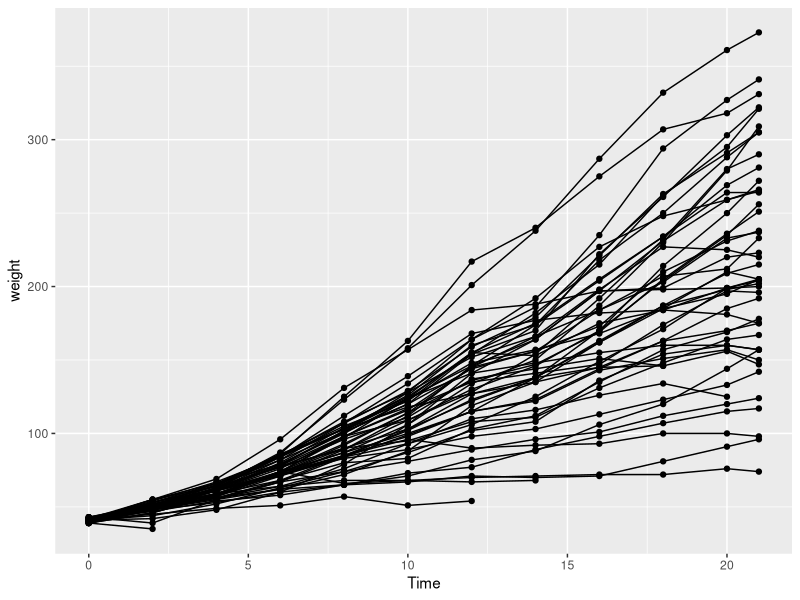
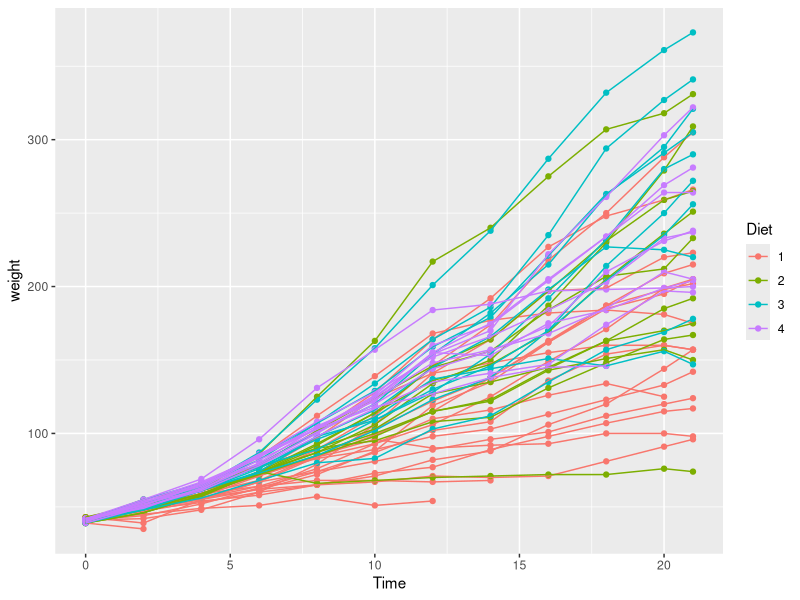
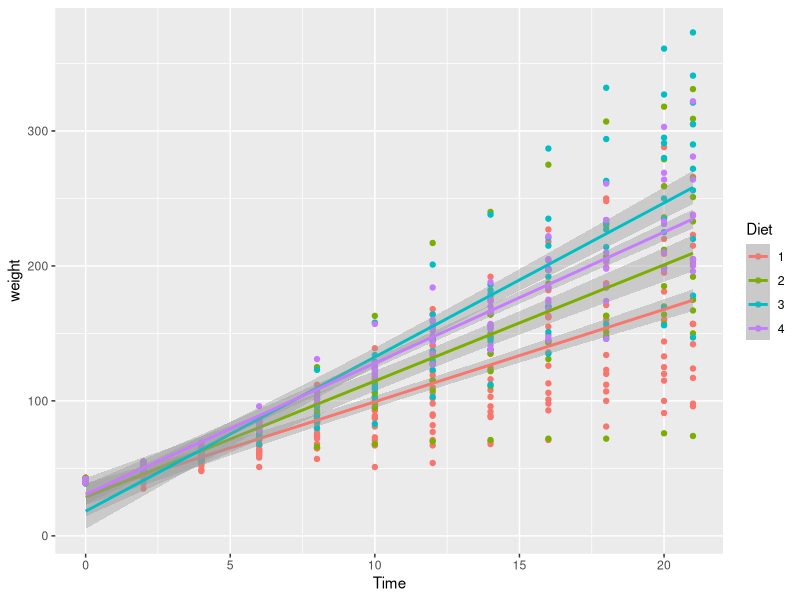
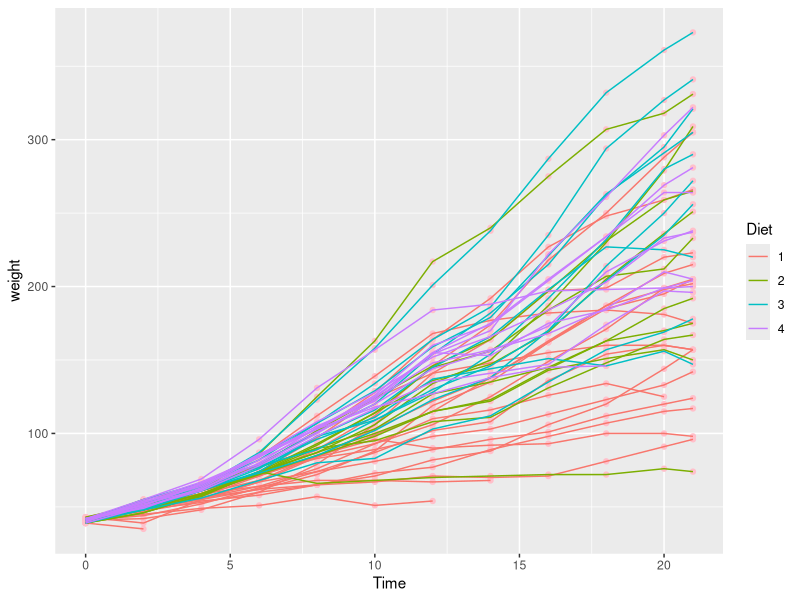
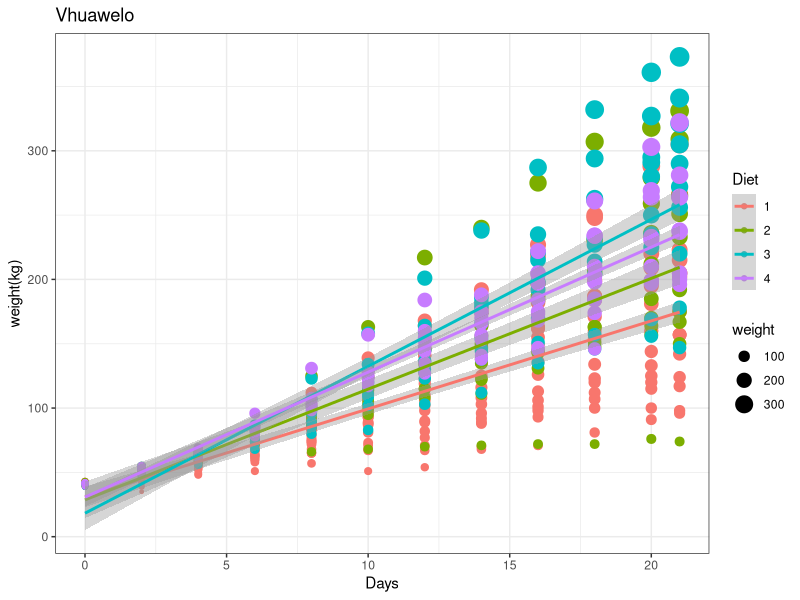
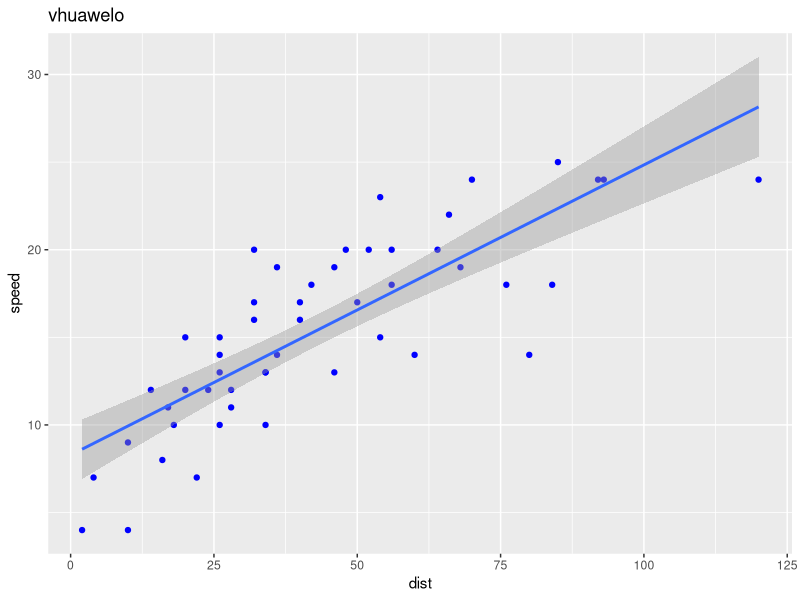
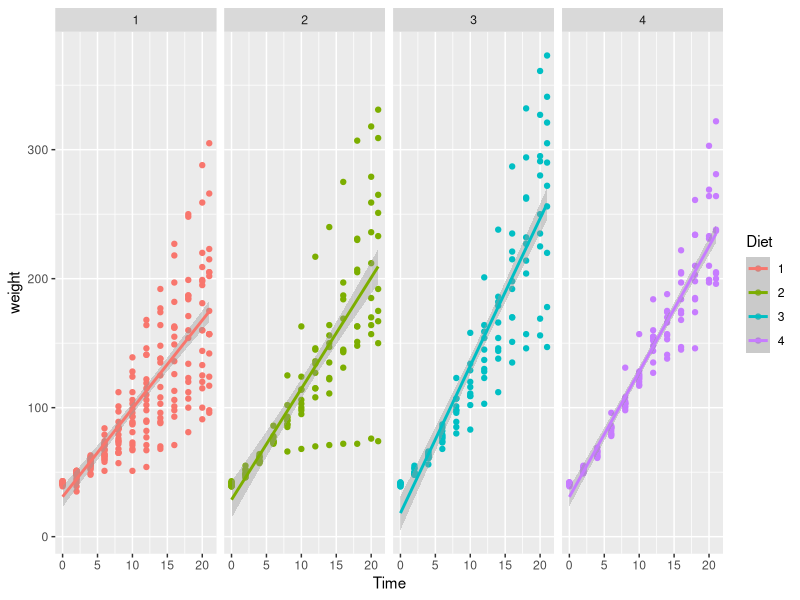
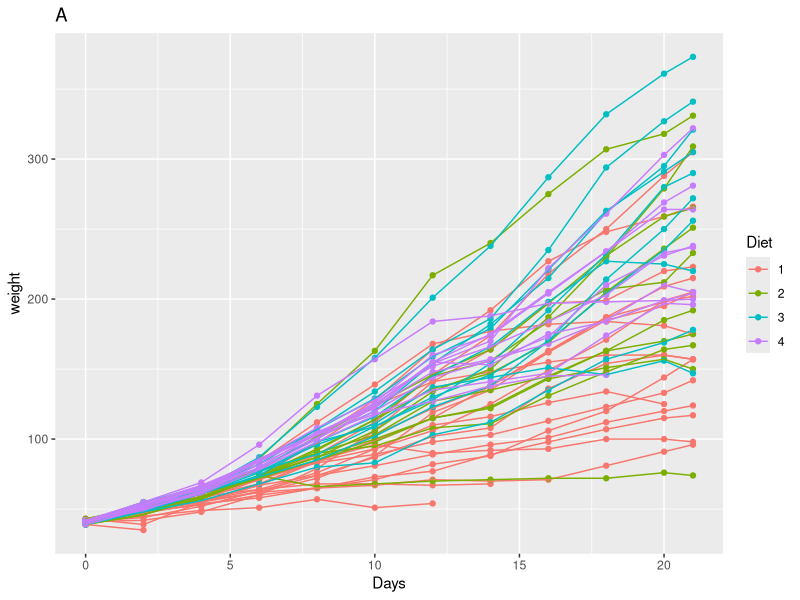

These figures' R source, in order:
# plotting in R using ggplot2
# Day 2
# vhuawelo
# 30th jan 2019

# load libraries
library(tidyverse)

chicks <- datasets::ChickWeight
??ChickWeight

ggplot(data=chicks, aes(x=Time, y=weight))+
  geom_point()+
  geom_line(aes(group=Chick))
#we use + instead of %>% when plotting graphs.

ggplot(chicks, aes(x=Time, y=weight, colour=Diet))+
  geom_point()+
  geom_line(aes(group=Chick))

ggplot(chicks, aes(x=Time, y=weight, colour=Diet))+
  geom_point()+
  geom_smooth(method="lm") 
#"lm"=linear model

ggplot(chicks, aes(x=Time, y=weight, colour=Diet))+
  geom_point(colour="pink")+
  geom_line(aes(group=Chick))

ggplot(chicks, aes(x=Time, y=weight, colour=Diet))+
  geom_point(aes(size=weight))+
  geom_smooth(method="lm")+
  labs(x="Days", y="weight(kg)")+
  ggtitle("Vhuawelo")+
  theme_bw()

cars <- datasets::cars 
#Assign a name to a build in dataset you want to work with.

ggplot(cars, aes(x=dist, y=speed))+
  geom_point(colour="blue")+
  geom_smooth(method="lm")+
  ggtitle("vhuawelo")

# facetting in ggplot
library(ggpubr)

ggplot(chicks, aes(x=Time, y=weight, colour=Diet))+
  geom_point()+
  geom_smooth(method="lm")+
  facet_wrap(~Diet, ncol=4)
#ncol is the number of columns 
#facet_wrap splited the graph that each diet have its own graph

Chicks_2 <- chicks %>% 
  filter(Time ==21)

plot_1 <- ggplot(chicks, aes(x=Time, y=weight, colour=Diet))+
  geom_point()+
  geom_line(aes(group=Chick))+
labs(x="Days", y="weight")+
  ggtitle("A")
plot_1

plot_2 <- ggplot(chicks, aes(x=Time, y=weight, colour=Diet))+
  geom_point()+
  geom_smooth(method="lm")+
  ggtitle("B")
plot_2

plot3 <- ggplot(data=Chicks_2, aes(x=weight))+
  geom_histogram(aes(fill=Diet), position = "dodge", binwidth = 100)+
  labs(x="Final mass (g)", y="count")
plot3
#when plotting histogram, dodge seperates your bars.

plot4 <- ggplot(data=Chicks_2, aes(x=Diet, y=weight))+
  geom_boxplot(aes(fill=Diet))+
  labs(x="Diet", y="Final mass (g)")
plot4

plot_combined <- ggarrange(plot_1, plot_2, plot3, plot4) 
#Use ggarrange to combine different graphs.
#ggarrange funtion is found in ggpubr library.

#3rd library
library(boot)

urine <- boot::urine
??urine

urine %>% 
  select(-cond)
#to remove a column you use the select function then -(minus) that column name.

ggplot(data = urine, aes(x = osmo, y = ph)) +
  geom_point(aes(colour = cond))

ggplot(data = urine, aes(x = osmo, y = ph)) +
  geom_point(aes(colour = as.factor(r)))
